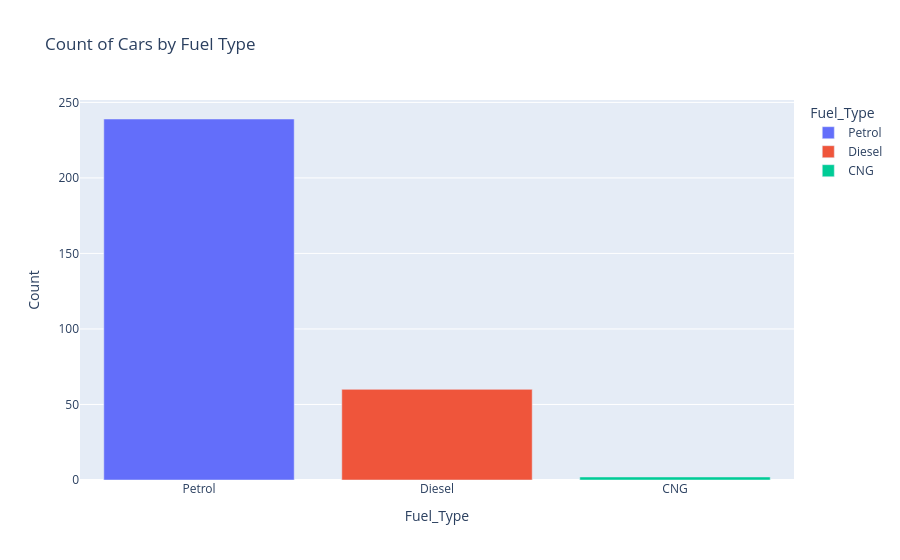

Notebook source saved alongside this figure:
### Code cell
# Using Plotly to create an interactive bar chart showing the count of cars by 'Fuel_Type':
import plotly.express as px
fuel_counts = df['Fuel_Type'].value_counts().reset_index()
fuel_counts.columns = ['Fuel_Type', 'Count']
fig = px.bar(fuel_counts, x='Fuel_Type', y='Count', color='Fuel_Type', title='Count of Cars by Fuel Type')
fig.show()

### Figure 1 — Plotly figure (JSON) as saved in the notebook; plotly's stock layout.template omitted (floating-point values rounded to 4 significant figures)
{"data": [{"hovertemplate": "Fuel_Type=%{x}<br>Count=%{y}<extra></extra>", "legendgroup": "Petrol", "marker": {"color": "#636efa", "pattern": {"shape": ""}}, "name": "Petrol", "orientation": "v", "showlegend": true, "textposition": "auto", "type": "bar", "x": ["Petrol"], "xaxis": "x", "y": [239], "yaxis": "y"}, {"hovertemplate": "Fuel_Type=%{x}<br>Count=%{y}<extra></extra>", "legendgroup": "Diesel", "marker": {"color": "#EF553B", "pattern": {"shape": ""}}, "name": "Diesel", "orientation": "v", "showlegend": true, "textposition": "auto", "type": "bar", "x": ["Diesel"], "xaxis": "x", "y": [60], "yaxis": "y"}, {"hovertemplate": "Fuel_Type=%{x}<br>Count=%{y}<extra></extra>", "legendgroup": "CNG", "marker": {"color": "#00cc96", "pattern": {"shape": ""}}, "name": "CNG", "orientation": "v", "showlegend": true, "textposition": "auto", "type": "bar", "x": ["CNG"], "xaxis": "x", "y": [2], "yaxis": "y"}], "layout": {"barmode": "relative", "legend": {"title": {"text": "Fuel_Type"}, "tracegroupgap": 0}, "title": {"text": "Count of Cars by Fuel Type"}, "xaxis": {"anchor": "y", "categoryarray": ["Petrol", "Diesel", "CNG"], "categoryorder": "array", "domain": [0, 1], "title": {"text": "Fuel_Type"}}, "yaxis": {"anchor": "x", "domain": [0, 1], "title": {"text": "Count"}}}}
